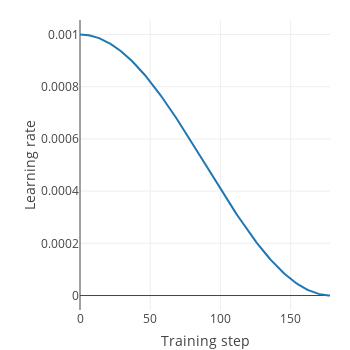

The notebook cell saved with this chart:
### Code cell
lr_func = fw.train.cosine_lr(init_lr=LEARNING_RATE, total_steps=total_steps)
fw.plt.plot_lr_func(lr_func, total_steps=total_steps)

### Figure 1 — Plotly figure (JSON) as saved in the notebook; plotly's stock layout.template omitted (floating-point values rounded to 4 significant figures; data arrays with more than 128 entries replaced by an {"elided": "..."} marker saying what was removed)
{"data": [{"y": {"elided": "179 float values"}, "type": "scatter", "uid": "3368f126-4816-4a55-bfe5-457865ae0297"}], "layout": {"autosize": false, "yaxis": {"title": {"text": "Learning rate"}}, "height": 350, "width": 350, "xaxis": {"title": {"text": "Training step"}}, "margin": {"r": 20, "b": 40, "l": 80, "t": 20}}}
